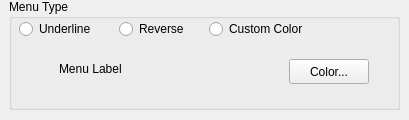
   <widget class="QWidget" name="tab4" >
    <attribute name="title" >
     <string>Mouse</string>
    </attribute>
    <widget class="QGroupBox" name="menuGroup" >
     <property name="geometry" >
      <rect>
       <x>9</x>
       <y>-1</y>
       <width>391</width>
       <height>111</height>
      </rect>
     </property>
     <property name="title" >
      <string>Menu Type</string>
     </property>
     <widget class="QLabel" name="menuLabel" >
      <property name="geometry" >
       <rect>
        <x>50</x>
        <y>60</y>
        <width>100</width>
        <height>20</height>
       </rect>
      </property>
      <property name="text" >
       <string>Menu Label</string>
      </property>
     </widget>
     <widget class="QRadioButton" name="radioButton2" >
      <property name="geometry" >
       <rect>
        <x>110</x>
        <y>20</y>
        <width>80</width>
        <height>20</height>
       </rect>
      </property>
      <property name="text" >
       <string>Reverse</string>
      </property>
     </widget>
     <widget class="QRadioButton" name="radioButton1" >
      <property name="geometry" >
       <rect>
        <x>10</x>
        <y>20</y>
        <width>90</width>
        <height>20</height>
       </rect>
      </property>
      <property name="text" >
       <string>Underline</string>
      </property>
     </widget>
     <widget class="QPushButton" name="menuColorButton" >
      <property name="geometry" >
       <rect>
        <x>280</x>
        <y>60</y>
        <width>80</width>
        <height>25</height>
       </rect>
      </property>
      <property name="text" >
       <string>Color...</string>
      </property>
     </widget>
     <widget class="QRadioButton" name="radioButton3" >
      <property name="geometry" >
       <rect>
        <x>200</x>
        <y>20</y>
        <width>107</width>
        <height>20</height>
       </rect>
      </property>
      <property name="text" >
       <string>Custom Color</string>
      </property>
     </widget>
    </widget>
   </widget>
